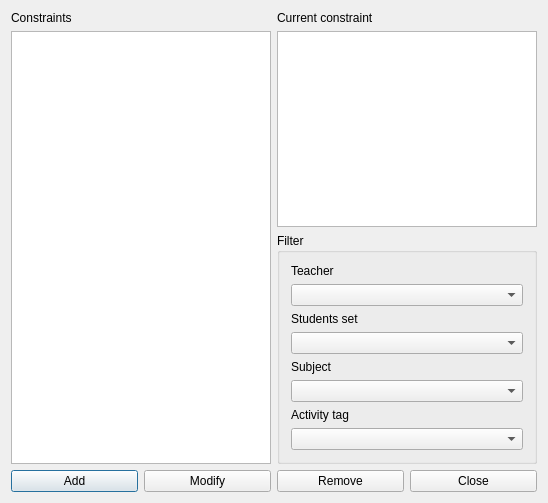
<?xml version="1.0" encoding="UTF-8"?>
<ui version="4.0">
 <class>ConstraintActivitiesNotOverlappingForm_template</class>
 <widget class="QDialog" name="ConstraintActivitiesNotOverlappingForm_template">
  <property name="geometry">
   <rect>
    <x>0</x>
    <y>0</y>
    <width>548</width>
    <height>503</height>
   </rect>
  </property>
  <property name="windowTitle">
   <string extracomment="This is the title of the dialog to see the list of all constraints of this type">Constraints activities not overlapping</string>
  </property>
  <layout class="QGridLayout" name="gridLayout_2">
   <item row="0" column="0">
    <widget class="QLabel" name="constraintsTextLabel">
     <property name="frameShape">
      <enum>QFrame::NoFrame</enum>
     </property>
     <property name="frameShadow">
      <enum>QFrame::Plain</enum>
     </property>
     <property name="text">
      <string>Constraints</string>
     </property>
     <property name="wordWrap">
      <bool>false</bool>
     </property>
    </widget>
   </item>
   <item row="0" column="1">
    <widget class="QLabel" name="currentConstraintTextLabel">
     <property name="text">
      <string>Current constraint</string>
     </property>
     <property name="wordWrap">
      <bool>false</bool>
     </property>
    </widget>
   </item>
   <item row="1" column="0" rowspan="2">
    <widget class="QListWidget" name="constraintsListWidget"/>
   </item>
   <item row="1" column="1">
    <widget class="QPlainTextEdit" name="currentConstraintTextEdit"/>
   </item>
   <item row="2" column="1">
    <widget class="QGroupBox" name="filterGroupBox">
     <property name="title">
      <string>Filter</string>
     </property>
     <layout class="QGridLayout" name="gridLayout">
      <item row="0" column="0">
       <widget class="QLabel" name="teachersTextLabel">
        <property name="text">
         <string>Teacher</string>
        </property>
        <property name="wordWrap">
         <bool>false</bool>
        </property>
       </widget>
      </item>
      <item row="1" column="0">
       <widget class="QComboBox" name="teachersComboBox"/>
      </item>
      <item row="2" column="0">
       <widget class="QLabel" name="studentsTextLabel">
        <property name="text">
         <string>Students set</string>
        </property>
        <property name="wordWrap">
         <bool>false</bool>
        </property>
       </widget>
      </item>
      <item row="3" column="0">
       <widget class="QComboBox" name="studentsComboBox"/>
      </item>
      <item row="4" column="0">
       <widget class="QLabel" name="subjectsTextLabel">
        <property name="text">
         <string>Subject</string>
        </property>
        <property name="wordWrap">
         <bool>false</bool>
        </property>
       </widget>
      </item>
      <item row="5" column="0">
       <widget class="QComboBox" name="subjectsComboBox"/>
      </item>
      <item row="6" column="0">
       <widget class="QLabel" name="activityTagsTextLabel">
        <property name="text">
         <string>Activity tag</string>
        </property>
        <property name="wordWrap">
         <bool>false</bool>
        </property>
       </widget>
      </item>
      <item row="7" column="0">
       <widget class="QComboBox" name="activityTagsComboBox"/>
      </item>
     </layout>
    </widget>
   </item>
   <item row="3" column="0" colspan="2">
    <layout class="QHBoxLayout" name="horizontalLayout">
     <item>
      <widget class="QPushButton" name="addConstraintPushButton">
       <property name="text">
        <string>Add</string>
       </property>
      </widget>
     </item>
     <item>
      <widget class="QPushButton" name="modifyConstraintPushButton">
       <property name="text">
        <string>Modify</string>
       </property>
      </widget>
     </item>
     <item>
      <widget class="QPushButton" name="removeConstraintPushButton">
       <property name="text">
        <string>Remove</string>
       </property>
      </widget>
     </item>
     <item>
      <widget class="QPushButton" name="closePushButton">
       <property name="text">
        <string>Close</string>
       </property>
      </widget>
     </item>
    </layout>
   </item>
  </layout>
 </widget>
 <layoutdefault spacing="6" margin="11"/>
 <resources/>
 <connections/>
</ui>
